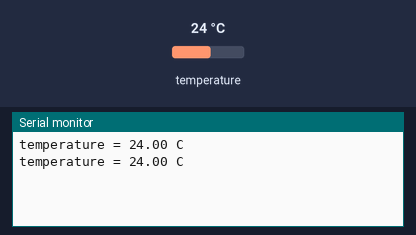
A sketch run on a simulated Arduino Uno, built with avr-gcc and run on an emulated ATmega328P. On the bench: the last lines printed to the serial monitor. The test bench sets the inputs (shaded band); at power-on: temperature 24 °C.

Above: at 2.8 s.
2.9 s: temperature set to 12 °C
At 4.4 s:
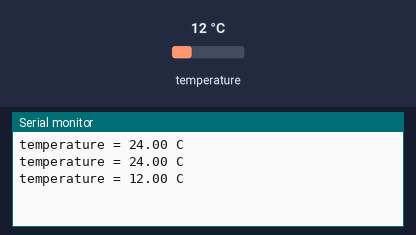
5.6 s: temperature set to 19 °C
At 7.3 s:
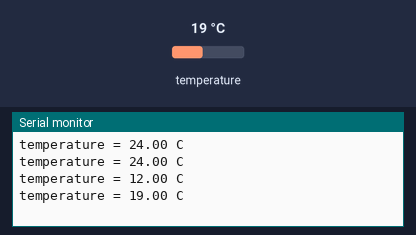
Timing chart, 0 to 8.8 s (numbered marks = the images above; inputs shaded):
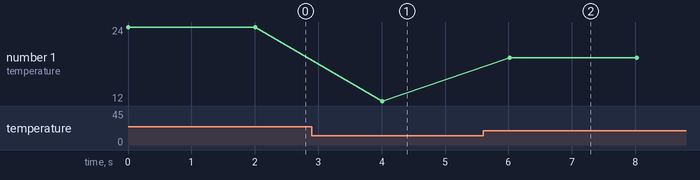

Measured:
- after the input at 2.9 s, the serial monitor: prints a new line after 1.1 s (image 1)
- after the input at 5.6 s, the serial monitor: prints a new line after 0.42 s (image 2)
- plotted number 1: 24 → 12 after the input at 2.9 s, 12 → 19 after the input at 5.6 s

The sketch:

sketch_sep19b.ino
```cpp
#include "Arduino_SensorKit.h"

void setup() {
  // put your setup code here, to run once:
  Serial.begin(9600);
  Environment.begin();
}

void loop() {
  // put your main code here, to run repeatedly:
  Serial.print("temperature = ");
  Serial.print(Environment.readTemperature());
  Serial.println(" C");
  delay(2000);
}
```
